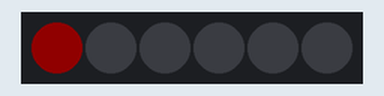
Simulated run of this sketch. Board: Arduino Uno, built with avr-gcc and run on an emulated ATmega328P. On the bench: 6 RGB LEDs in strip order, left to right. Dim RGB values are drawn brighter than linear; the strip is taken to match the declared colour order.

Above: at 0.1 s.
At 0.7 s:
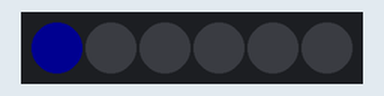
At 1.25 s:
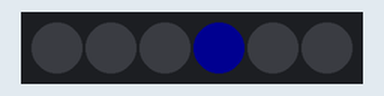
At 1.75 s:
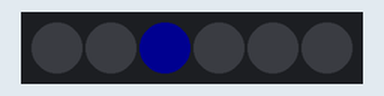
Timing chart, 0 to 40.0 s (numbered marks = the images above):
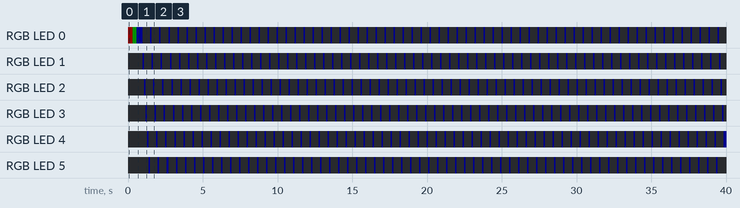

The sketch:

flash_led_strip.ino
```cpp
#include <Adafruit_NeoPixel.h>

const int DIN_PIN = 12;
const int LED_COUNT = 6;

Adafruit_NeoPixel pixels(LED_COUNT, DIN_PIN, NEO_RGB + NEO_KHZ800);

void setup() {
  pixels.begin();

  flash_led(0, pixels.Color(16, 0, 0));
  delay(300);
  flash_led(0, pixels.Color(0, 16, 0));
  delay(300);
  flash_led(0, pixels.Color(0, 0, 16));
  delay(300);
}

void loop() {
  for (int i=0; i<LED_COUNT; i++){
    flash_led(i, pixels.Color(0,0,16));
    delay(100);
  }
}

void flash_led(int index, uint32_t color) {
  pixels.clear();
  pixels.setPixelColor(index, color);
  pixels.show();
}
```

Measured:
- by itself, RGB LED 1–5: alternates RGB(0, 0, 16) for 0.10 s and off for 0.50 s
- by itself, RGB LED 0: off → RGB(16, 0, 0) at 0.00 s, → RGB(0, 16, 0) 0.30 s later, → RGB(0, 0, 16) 0.30 s later, → off 0.40 s later, … (132 changes in this stretch)
- by itself, everything shown: repeats every 0.60 s, in 6 steps
- what the display in image 1 shows lasts 0.4 s, from 0.6 s to 1.0 s
